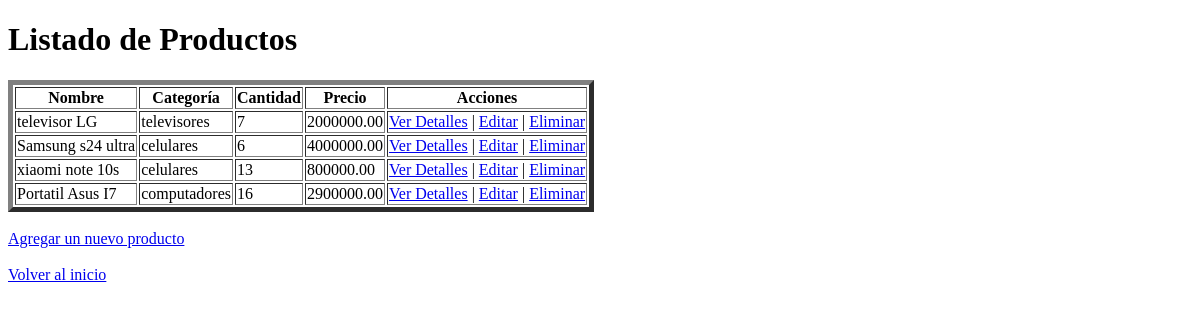
The app's page /productos/, older data.
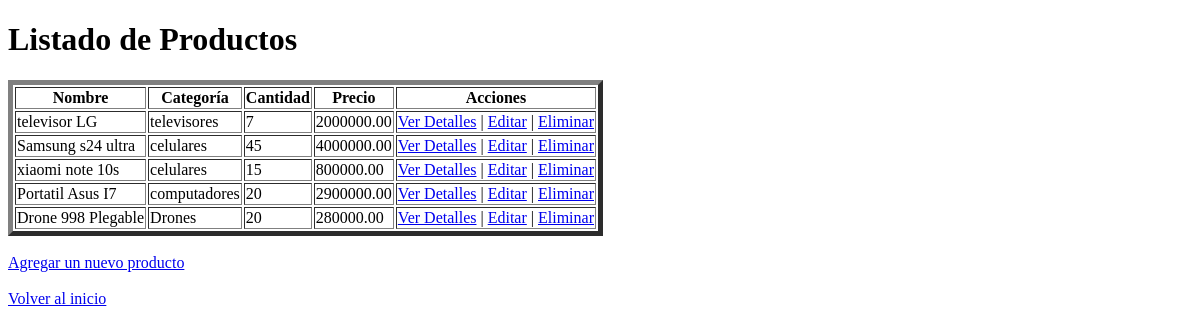
The same page, newer data.
### inventario/models.py (models this page shows, shortened)
class Producto(models.Model):
    nombre = models.CharField(max_length=100)
    categoria = models.ForeignKey(Categoria, on_delete=models.CASCADE)
    proveedor = models.ForeignKey(Proveedor, on_delete=models.SET_NULL, null=True)
    cantidad = models.IntegerField()
    precio = models.DecimalField(max_digits=10, decimal_places=2)
    descripcion = models.TextField()
    detalleProducto = models.OneToOneField('DetalleProducto', on_delete=models.CASCADE, related_name='porducto_detalle', null=True)

class Categoria(models.Model):
    nombre = models.CharField(max_length=100)
    descripcion = models.TextField()

### inventario/views.py (the view)
# urls.py: path('productos/', views.listar_productos, name='listar_productos'),
def listar_productos(request):
    productos = Producto.objects.prefetch_related('detalleproducto').all()
    return render(request, 'listar_productos.html', {'productos': productos})

### inventario/templates/listar_productos.html (shortened to what this page needs)
<!DOCTYPE html>
<html lang="es">
<head>
</head>
<body>
    <h1>Listado de Productos</h1>
    <table border="5">
        <thead>
            <tr>
                <th>Nombre</th>
                <th>Categoría</th>
                <th>Cantidad</th>
                <th>Precio</th>
                <th>Acciones</th>
            </tr>
        </thead>
        <tbody>
            {% for producto in productos %}
            <tr>
                <td>{{ producto.nombre }}</td>
                <td>{{ producto.categoria.nombre }}</td>
                <td>{{ producto.cantidad }}</td>
                <td>{{ producto.precio }}</td>
                <td>
                    <a href="{% url 'detalle_producto' producto.pk %}">Ver Detalles</a> |
                    <a href="{% url 'editar_producto' producto.pk %}">Editar</a> |
                    <a href="{% url 'eliminar_producto' producto.pk %}">Eliminar</a>
                </td>
            </tr>
            {% endfor %}
        </tbody>
    </table>
    <br>
    <a href="{% url 'agregar_producto' %}">Agregar un nuevo producto</a>
    <br><br>
    <a href="{% url 'inicio' %}">Volver al inicio</a>
</body>
</html>

Row changes from the older to the newer data that the page shows:
changed Producto "Samsung s24 ultra": cantidad "6" → "45"
changed Producto "xiaomi note 10s": cantidad "13" → "15"
changed Producto "Portatil Asus I7": cantidad "16" → "20"
added Producto: nombre "Drone 998 Plegable", categoria.nombre "Drones", cantidad "20", precio "280000.00"
